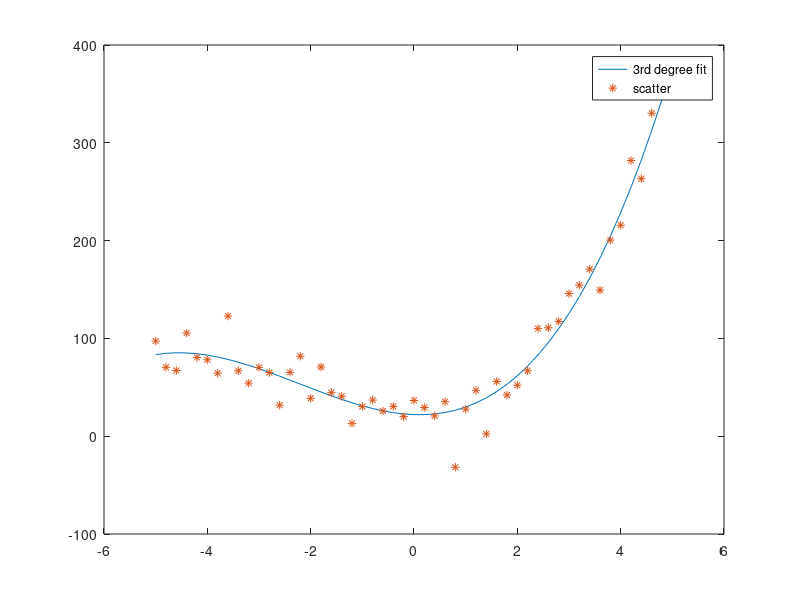

MATLAB code for this plot:
close all
clear all
disp('-------------PhysFin-HA2-----------')
format short
data=dlmread('ex2_3.dat');
s =data(:,1);
y = data(:,2);


A = [s.^3, s.^2 , s, s.^0 ]; %define A matrix

coeff = inv(A'*A)*A'*y; %find coefficents, eqution 7.4


p3 = coeff(1).*s.^3 +coeff(2).*s.^2 +coeff(3).*s +coeff(4); % polynomial

rms = sqrt((1/length(s))* sum((p3-y).^2)); % root mean square to find error bars
lambda = diag(s.^0 .* (1/rms)); %lambda
C= inv((A'*lambda^2*A)); %covariance matrix, equation7.7

disp('3rd degree polyfit coefficients:')
disp(coeff')

disp('rms:')
disp(rms)
coeff_unc =sqrt(diag(C)); %coeff unc are diag entries of C

disp ('Covariance matrix:')
disp(C)
disp('3rd degree polyfit coefficient uncetainties:')
disp(coeff_unc')



figure(1)
plot(s,p3) 
hold on
plot(data(:,1), data(:,2), '*')
legend( '3rd degree fit', 'scatter')

%From coeff and coeff uncertainties it appears that the coefficient for the linear term may be reoved
q=4; 
p=3;
m = length(y)-q; %length of y is number of data points
n=1;
chi_q = sum (((y- p3)/rms).^2)  %equation 7.3

p3_p = coeff(1).*s.^3 +coeff(2).*s.^2  +coeff(4);



A_p = [s.^3, s.^2 , s.^0 ];
coeff_p = inv(A_p'*A_p)*A_p'*y;
p3_p = s.^3.*coeff_p(1)+ s.^2.*coeff_p(2) +coeff_p(3);

chi_p = sum (((y- p3_p)/rms).^2)
F_value = ((chi_p - chi_q)/(q-p))/(chi_q/m) %equation 7.37

xhat=n*F_value/(m+n*F_value);
p=1-betainc(xhat,n/2,m/2)
disp('--------------------------------------------------')